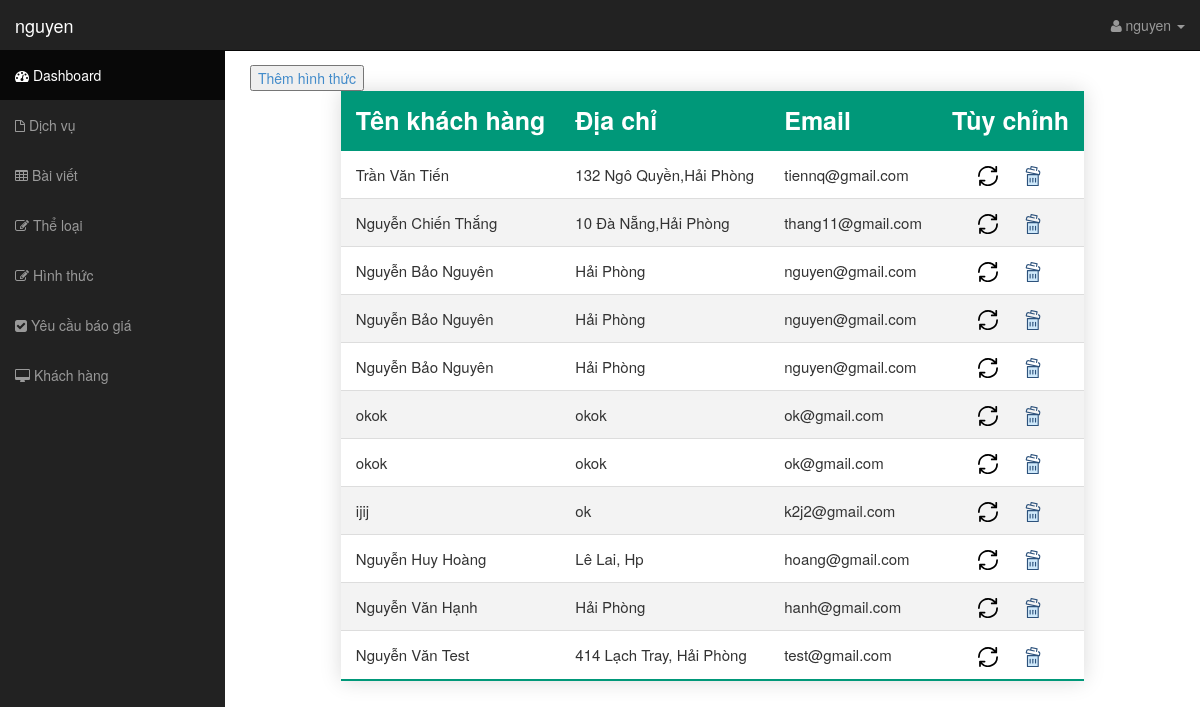
Screenshot of /controller/admin.php?view=khachhang (signed in) with the database file from the repository.
### tables this page shows
CREATE TABLE `khachhang` (
  `makh` int(11) NOT NULL,
  `tenkhachhang` varchar(255) NOT NULL,
  `diachi` varchar(255) NOT NULL,
  `email` varchar(100) NOT NULL
);

### controller/admin.php (called while the page is built)
<?php
include "../view/admin/header.php";
include "../view/admin/admin.php";
include "../view/admin/footer.php";
?>

### model/thuvien.php (called while the page is built, shortened)
<?php
function showDatabase($pdo, $table) {
	$select = "SELECT * FROM $table";
	$stmt = $pdo->prepare($select);
	$stmt->execute();
	$element = $stmt->fetchAll(PDO::FETCH_ASSOC);
	return $element;
}
?>

### view/admin/khachhang.php (the view)
<div>
    <button>
        <a href="../controller/them_ht.php">Thêm hình thức</a>
    </button>
</div>
<table class="styled-table">
    <thead>
        <tr>
            <th>Tên khách hàng</th>
            <th>Địa chỉ</th>
            <th>Email</th>
            <th>Tùy chỉnh</th>
        </tr>
    </thead>
    <tbody>
        <?php
            $table = "khachhang";
            $row = showDatabase($pdo, $table);
            foreach ($row as $value) {
        ?>
            <tr>
                <td><?php echo $value['tenkhachhang'];?></td>
                <td><?php echo $value['diachi'];?></td>
                <td><?php echo $value['email'];?></td>
                <td class="option">
                    <a class="update" href="../controller/sua_kh.php?makh=<?php echo $value['makh'];?>" value="">
                        <img src="../view/images/icon/update.svg" title="<?php echo $value['makh'];?>" alt="Cập nhật">
                    </a>
                    <a href="../controller/xoa_kh.php?makh=<?php echo $value['makh'];?>">
                        <img src="../view/images/icon/delete.svg" title="Xóa" alt="Xóa">
                    </a>
                </td>
            </tr>
        <?php } ?>
    </tbody>
</table>

### view/css/sb-admin.css (style rules this page uses)
body { margin-top: 50px; }

### view/css/admin.css (style rules this page uses)
.styled-table { border-collapse: collapse; margin: 0 auto; box-shadow: 0 0 20px rgba(0, 0, 0, 0.15); }
.styled-table thead tr { background: #009879; color: #fff; text-align: left; }
.styled-table th, .styled-table td { padding: 12px 15px; }
.styled-table th { font-size: 2.5rem; }
.styled-table td { font-size: 1.5rem; }
.styled-table tbody tr { border-bottom: 1px solid #dddddd; }
.styled-table tbody tr:nth-of-type(even) { background-color: #f3f3f3; }
.styled-table tbody tr:last-of-type { border-bottom: 2px solid #009879; }
.option { text-align: center; }
.option a { color: blue; margin: 10px; cursor: pointer; text-decoration: none; }
.option a img { width: 20px; }

### rows the page displays
khachhang: tenkhachhang "Trần Văn Tiến", diachi "132 Ngô Quyền,Hải Phòng", email "tiennq@gmail.com"
khachhang: tenkhachhang "Nguyễn Chiến Thắng", diachi "10 Đà Nẵng,Hải Phòng", email "thang11@gmail.com"
khachhang: tenkhachhang "Nguyễn Bảo Nguyên", diachi "Hải Phòng", email "nguyen@gmail.com"
khachhang: tenkhachhang "Nguyễn Bảo Nguyên", diachi "Hải Phòng", email "nguyen@gmail.com"
khachhang: tenkhachhang "Nguyễn Bảo Nguyên", diachi "Hải Phòng", email "nguyen@gmail.com"
khachhang: tenkhachhang "okok", diachi "okok", email "ok@gmail.com"
khachhang: tenkhachhang "okok", diachi "okok", email "ok@gmail.com"
khachhang: tenkhachhang "ijij", diachi "ok", email "k2j2@gmail.com"
khachhang: tenkhachhang "Nguyễn Huy Hoàng", diachi "Lê Lai, Hp", email "hoang@gmail.com"
khachhang: tenkhachhang "Nguyễn Văn Hạnh", diachi "Hải Phòng", email "hanh@gmail.com"
khachhang: tenkhachhang "Nguyễn Văn Test", diachi "414 Lạch Tray, Hải Phòng", email "test@gmail.com"

### other values shown
$username "nguyen"
